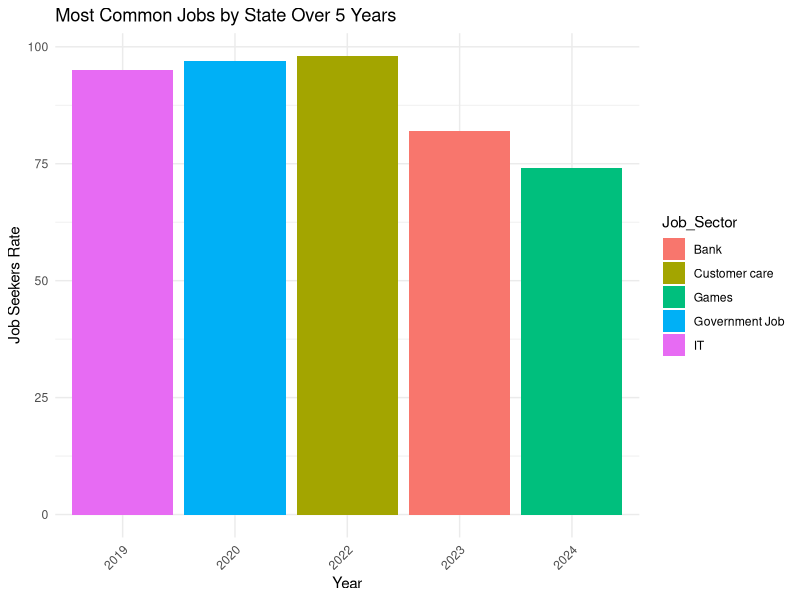

Here is the R script that generated this plot:
# First, let's create a data frame with the given data
data <- data.frame(
  Year = c(2019, 2020, 2022, 2023, 2024),
  Job_Sector = c("IT", "Government Job", "Customer care", "Bank", "Games"),
  Job_Seekers_Rate = c(95, 97, 98, 82, 74),
  Selection_Rate = c(25, 12, 45, 20, 35)
)

# Now, let's create a bar plot showing the Job Sectors over the years
library(ggplot2)

ggplot(data, aes(x = as.factor(Year), y = Job_Seekers_Rate, fill = Job_Sector)) +
  geom_bar(stat = "identity", position = "dodge") +
  labs(title = "Most Common Jobs by State Over 5 Years",
       x = "Year",
       y = "Job Seekers Rate") +
  theme_minimal() +
  theme(axis.text.x = element_text(angle = 45, hjust = 1))